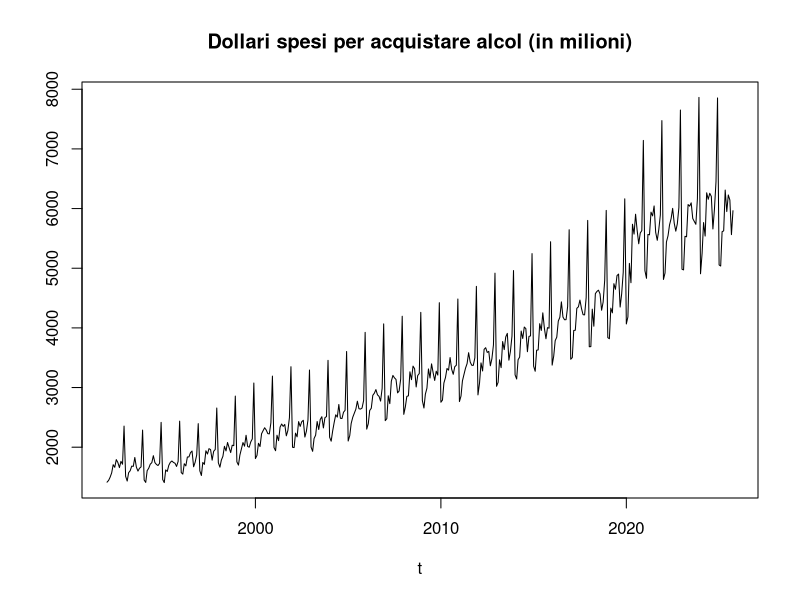
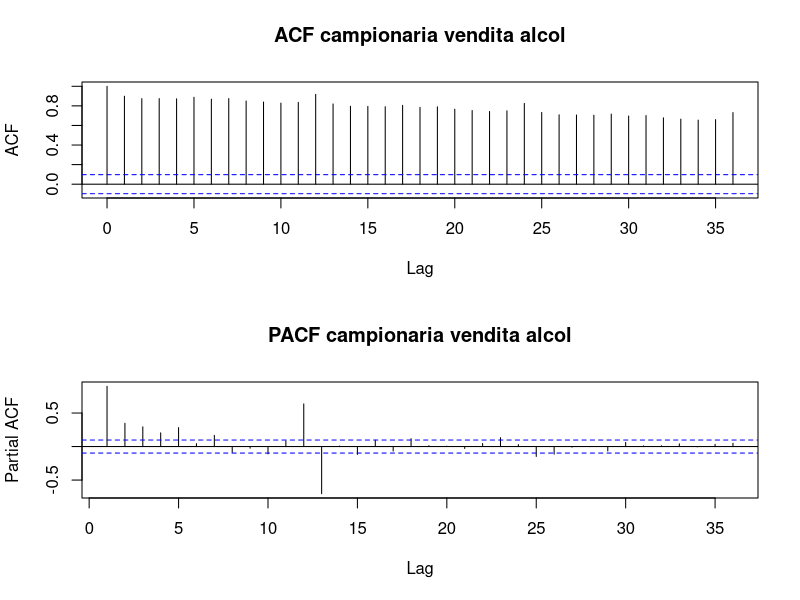
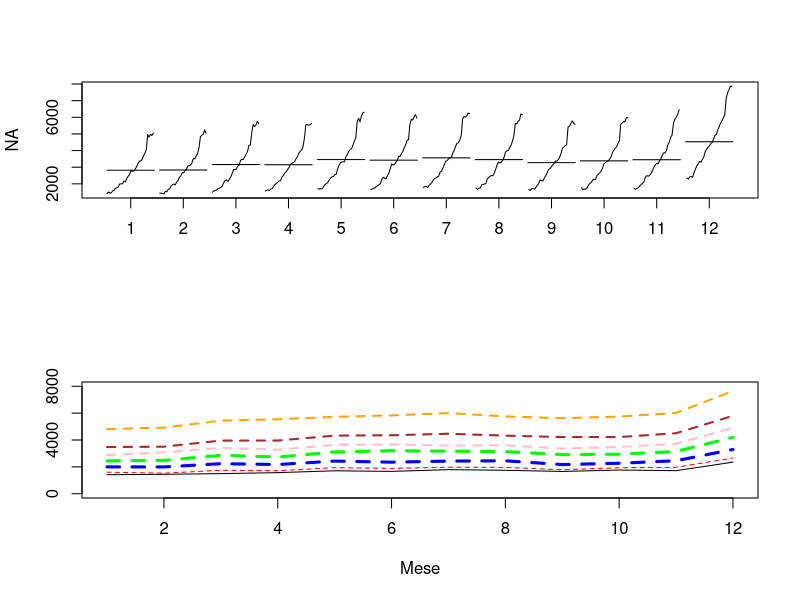
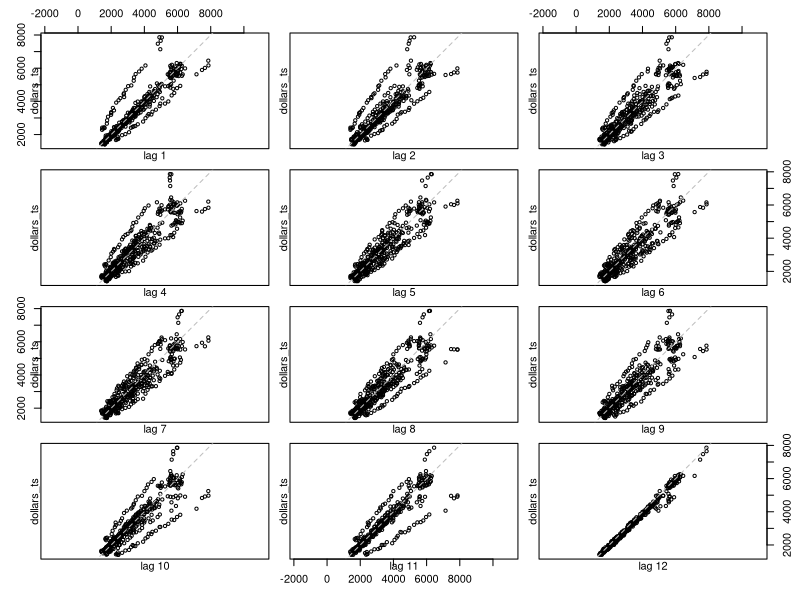
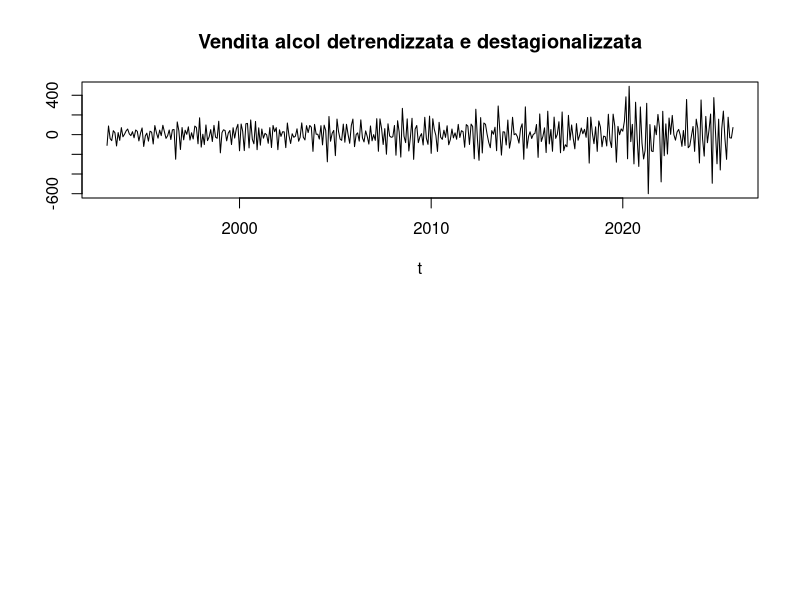
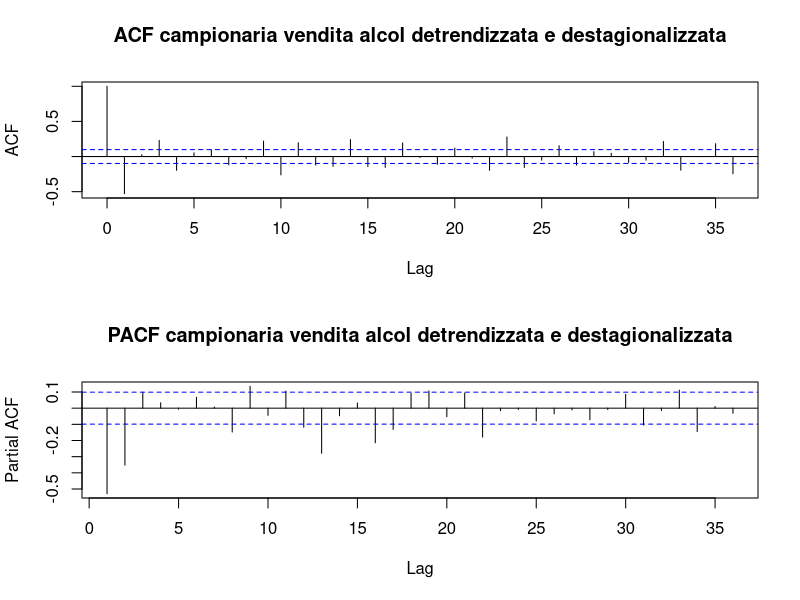
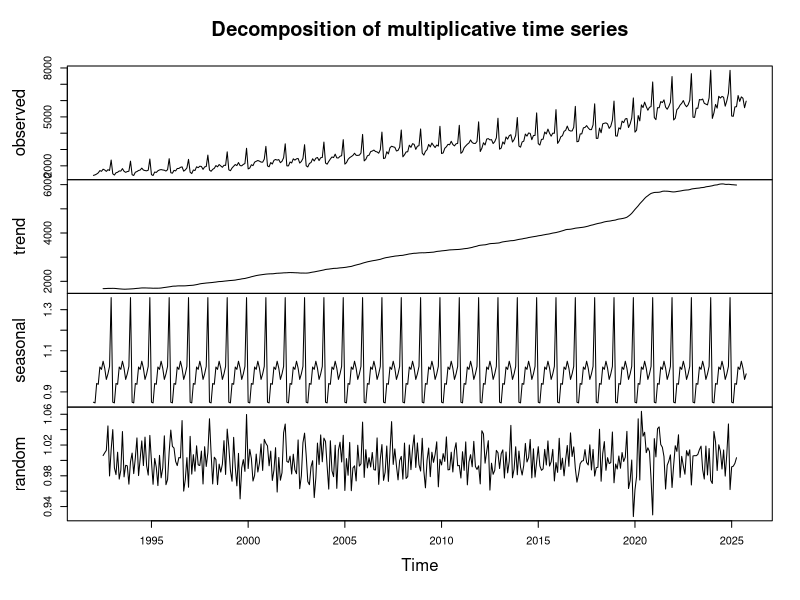
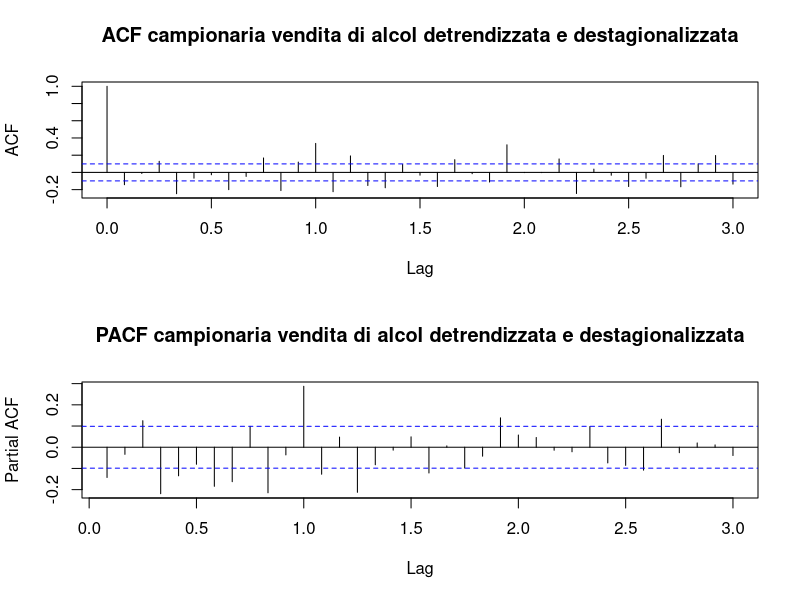

Generate these figures, in order, with R:
#estraggo i dati
alcol <- read.csv("./dataset.csv", sep=",")
dates <- as.Date(alcol$observation_date, format="%Y-%m-%d")
dollars <- alcol$Spesa

#mostro i valori della serie temporale
plot(dates, dollars, type="l", ylab="", xlab="t", main="Dollari spesi per acquistare alcol (in milioni)")

#disegno i correlogrammi
par(mfrow=c(2,1))
acf(dollars, lag.max=36, main="ACF campionaria vendita alcol")
pacf(dollars, lag.max=36, main="PACF campionaria vendita alcol")

#disegno il monthplot
monthplot(dollars)

#disegno il seasonal plot
dollars_ts <- ts(dollars, start=c(1992,1), frequency=12)

y1 <- window(dollars_ts, start=c(1992,1), end=c(1992,12))
y2 <- window(dollars_ts, start=c(1997,1), end=c(1997,12))
y3 <- window(dollars_ts, start=c(2002,1), end=c(2002,12))
y4 <- window(dollars_ts, start=c(2007,1), end=c(2007,12))
y5 <- window(dollars_ts, start=c(2012,1), end=c(2012,12))
y6 <- window(dollars_ts, start=c(2017,1), end=c(2017,12))
y7 <- window(dollars_ts, start=c(2022,1), end=c(2022,12))

range(dollars_ts)

x <- seq(1, 12, 1)
matplot(x, y1, type="l", ylim=c(0,8000), ylab="", xlab="Mese")
lines(x, y2, type="l", lty=2, col="red")
lines(x, y3, type="l", lty=2, col="blue", lwd=3)
lines(x, y4, type="l", lty=2, col="green", lwd=3)
lines(x, y5, type="l", lty=2, col="pink", lwd=2)
lines(x, y6, type="l", lty=2, col="brown", lwd=2)
lines(x, y7, type="l", lty=2, col="orange", lwd=2)

#disegno il lag plot
lag.plot(dollars_ts, set.lags=1:12, type="p", do.lines=FALSE)

#detrendizzo la serie temporale
dollars_detr <- diff(dollars, lag=1, diff=1)

#destagionalizzo la serie temporale
dollars_detr_dest <- diff(dollars_detr, lag=12, diff=1)

plot(dates[-(1:13)], dollars_detr_dest, type="l", ylab="", xlab="t", main="Vendita alcol detrendizzata e destagionalizzata")

#disegno i correlogrammi
par(mfrow=c(2,1))
acf(dollars_detr_dest, lag.max=36, main="ACF campionaria vendita alcol detrendizzata e destagionalizzata")
pacf(dollars_detr_dest, lag.max=36, main="PACF campionaria vendita alcol detrendizzata e destagionalizzata")

#elimino trend e stagionalità della serie usando un modello moltiplicativo
dollars_detr_dest <- decompose(dollars_ts, type="multiplicative")
plot(dollars_detr_dest)

#disegno i correlogrammi della serie temporale
serie_pulita <- na.omit(dollars_detr_dest$random)
par(mfrow=c(2,1))
acf(serie_pulita, lag.max=36, main="ACF campionaria vendita di alcol detrendizzata e destagionalizzata")
pacf(serie_pulita, lag.max=36, main="PACF campionaria vendita di alcol detrendizzata e destagionalizzata")

#eseguo test di Ljung-Box
Box.test(serie_pulita, lag=20, type="Ljung-Box")